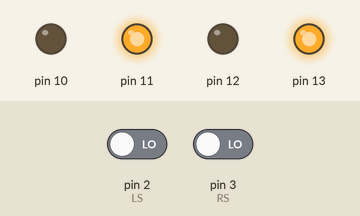
The sketch below on a simulated Arduino Uno, built with avr-gcc and run on an emulated ATmega328P. Shown: output pins drawn as LEDs (lit = HIGH). Inputs (shaded band) come from the test bench; at power-on: pin 2 (LS) LOW, pin 3 (RS) LOW.

Above: at 1.2 s.
1.3 s: pin 2 (LS) driven HIGH
At 2.3 s:
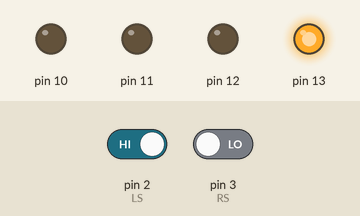
2.8 s: pin 3 (RS) driven HIGH
At 3.5 s:
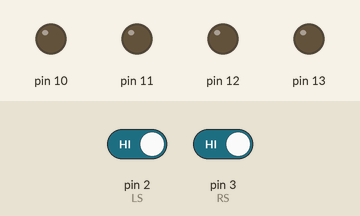
4.3 s: pin 2 (LS) driven LOW
At 4.6 s:
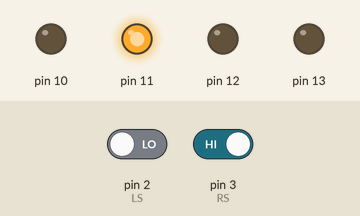
5.8 s: pin 3 (RS) driven LOW
At 6.9 s:
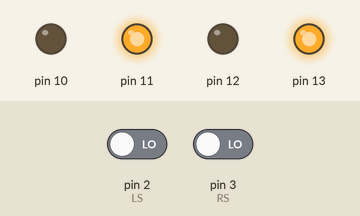
Timing chart, 0 to 8.3 s (numbered marks = the images above; inputs shaded):
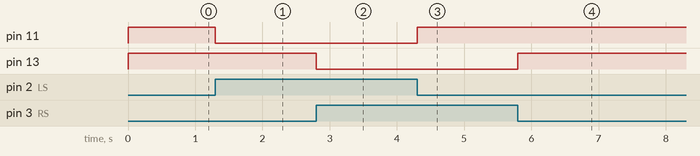

Measured:
- after the input at 1.3 s, pin 11: HIGH → LOW at once
- after the input at 2.8 s, pin 13: HIGH → LOW at once
- after the input at 4.3 s, pin 11: LOW → HIGH at once
- after the input at 5.8 s, pin 13: LOW → HIGH at once

The sketch:

object_following.ino
```cpp
int LS = 2;
int RS = 3;

void setup() {
  pinMode(LS, INPUT);
  pinMode(RS, INPUT);
  pinMode(13, OUTPUT);
  pinMode(12, OUTPUT);
  pinMode(11, OUTPUT);
  pinMode(10, OUTPUT);
}

void loop() {
  if ((digitalRead(LS) == HIGH) && (digitalRead(RS) == HIGH)) {
    digitalWrite(13, LOW);
    digitalWrite(12, LOW);
    digitalWrite(11, LOW);
    digitalWrite(10, LOW);
  }

  if ((digitalRead(LS) == LOW) && (digitalRead(RS) == HIGH)) {
    digitalWrite(13, LOW);
    digitalWrite(12, LOW);
    digitalWrite(11, HIGH);
    digitalWrite(10, LOW);
  }

  if ((digitalRead(LS) == HIGH) && (digitalRead(RS) == LOW)) {
    digitalWrite(13, HIGH);
    digitalWrite(12, LOW);
    digitalWrite(11, LOW);
    digitalWrite(10, LOW);
  }

  if ((digitalRead(LS) == LOW) && (digitalRead(RS) == LOW)) {
    digitalWrite(13, HIGH);
    digitalWrite(12, LOW);
    digitalWrite(11, HIGH);
    digitalWrite(10, LOW);
  }
}
```
